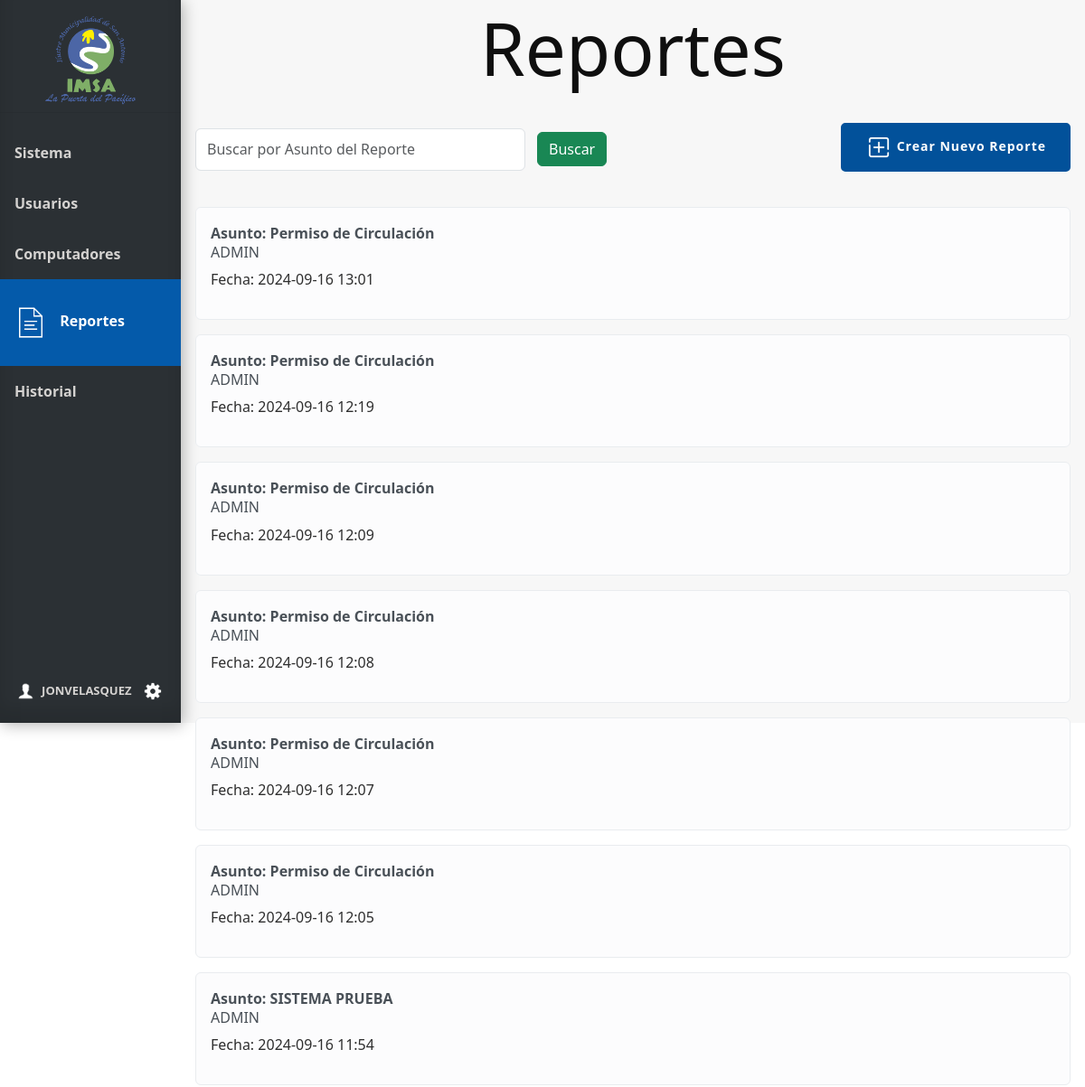
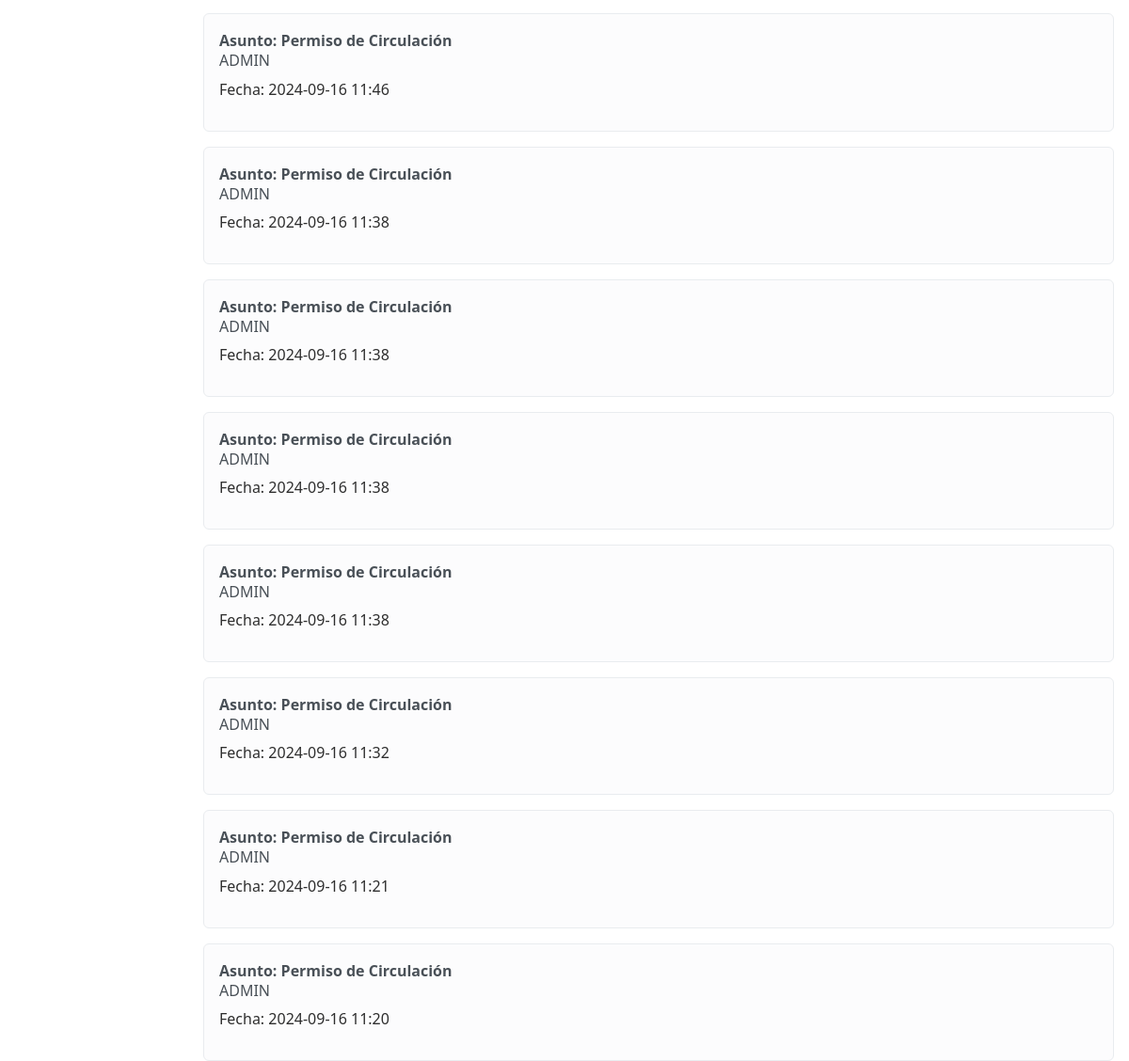
The app's page /reportes (signed in), older data (2 pictures, top to bottom).
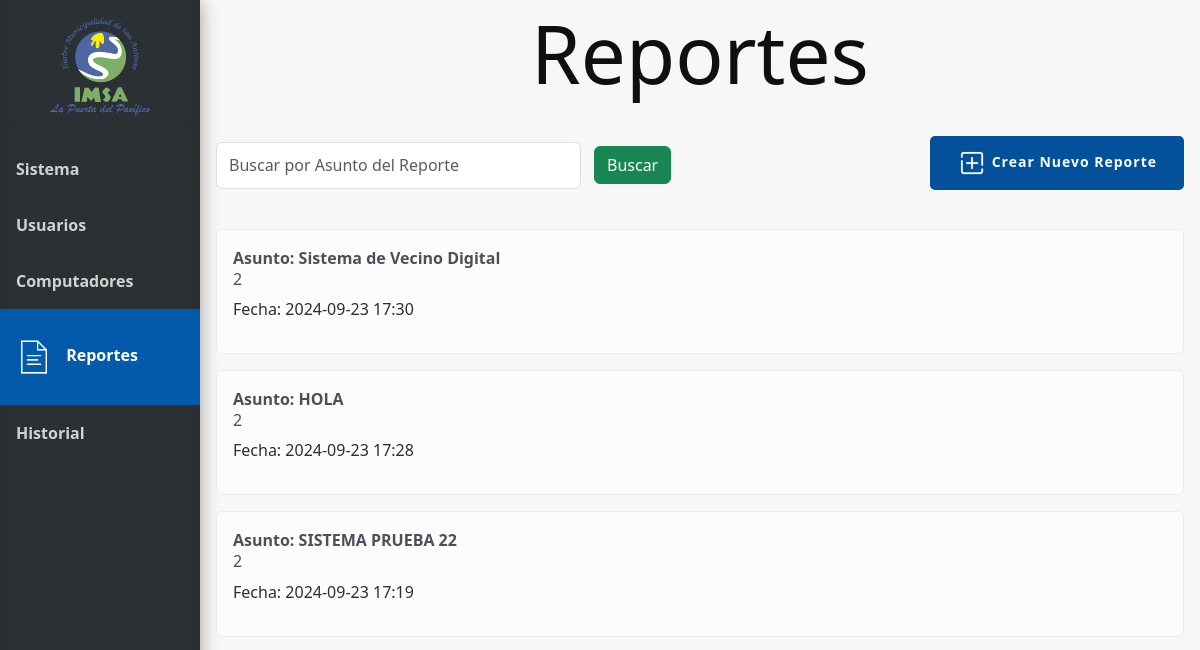
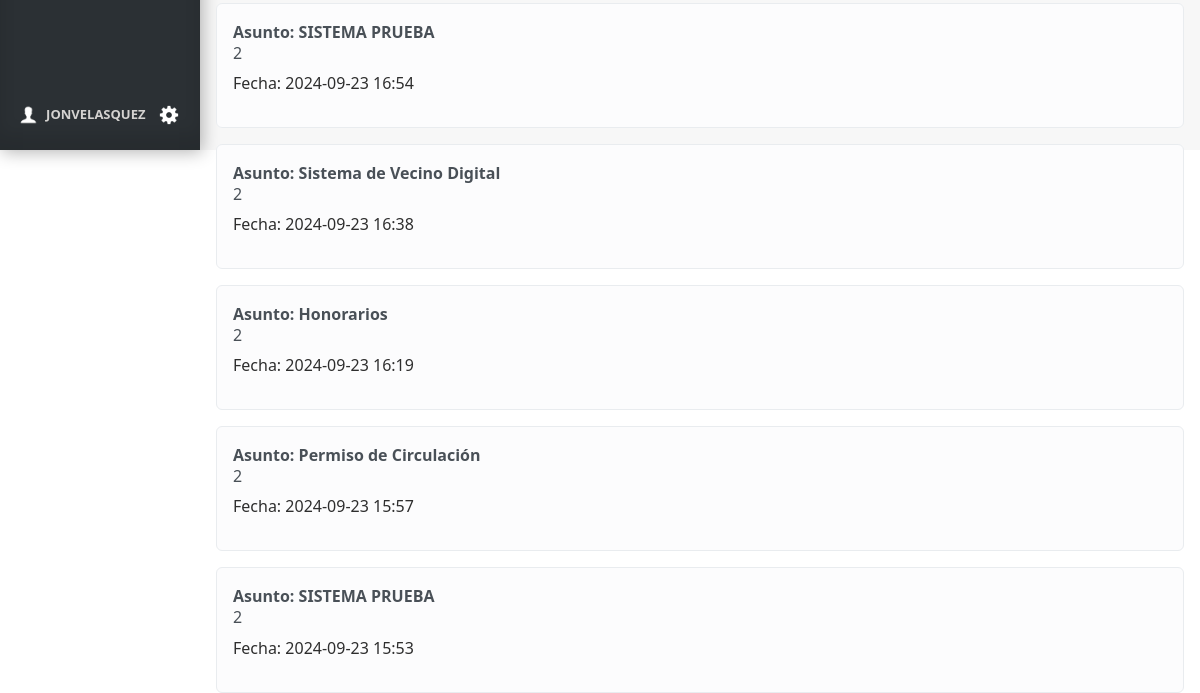
The same page, newer data (2 pictures, top to bottom).
### tables this page shows
CREATE TABLE Reportes (
    id_reporte INTEGER PRIMARY KEY AUTOINCREMENT,
    usuario_id INTEGER,
    asunto VARCHAR(100) NOT NULL,
    descripcion VARCHAR(300) NOT NULL,
    fecha TIMESTAMP DEFAULT CURRENT_TIMESTAMP,
    fecha_solucion TIMESTAMP,
    archivo VARCHAR,
    FOREIGN KEY (usuario_id) REFERENCES Usuario(Id_usuario)
);

### app.py (the view)
@app.route('/reportes', methods=['GET', 'POST'])
@login_required
def reportes():
    conn = get_db_connection()
    search = request.args.get('search')
    if search:
        query = f"SELECT * FROM Reportes WHERE asunto LIKE ? OR usuario_id LIKE ? ORDER BY fecha DESC"
        reportes = conn.execute(query, ('%' + search + '%', '%' + search + '%')).fetchall()
    else:
        reportes = conn.execute("SELECT * FROM Reportes ORDER BY fecha DESC").fetchall()
    conn.close()
    return render_template('reportes.html', reportes=reportes,  user=current_user)

### app.py (called while the page is built)
@login_manager.user_loader
def load_user(user_id):
    return Usuario.get_by_id(user_id)

def get_db_connection():
    conn = sqlite3.connect('database.db')
    conn.row_factory = sqlite3.Row
    return conn

### model.py (called while the page is built)
def get_db_connection():
    conn = sqlite3.connect('database.db')
    conn.row_factory = sqlite3.Row
    return conn

    @staticmethod
    def get_by_id(id_usuario):
        conn = get_db_connection()
        user_data = conn.execute('SELECT * FROM Usuario WHERE Id_usuario = ?', (id_usuario,)).fetchone()
        conn.close()
        if user_data:
            return Usuario(user_data['Id_usuario'], user_data['Nombre_user'], user_data['Email'], user_data['psw'])
        return None

### templates/reportes.html (shortened to what this page needs)
{% extends 'base.html' %}
{% block head %}
<link rel="stylesheet" href="{{ url_for('static', filename='css/style_reportes.css') }}">
{% endblock %}
{% block content %}
<h1 class="block-effect" style="--td:0.3s">
    <div class="block-reveal" style="--bc: #2b3034; --d: 0.5s">Reportes</div>
</h1>
<div class="head">
    <div class="filtros">
        <form method="get" action="{{ url_for('reportes') }}" id="filtro-form">
            <div class="filtro">
                <input class="form-control me-2" type="search" name="search"
                    placeholder="Buscar por Asunto del Reporte" aria-label="Search"
                    value="{{ request.args.get('search', '') }}">
                <button class="btn btn-success" type="submit">Buscar</button>
            </div>
        </form>
    </div>
    <div class="Botones_Reportes">
        <div class="reporte_2">
            <a href="{{ url_for('reporte_2') }}" class="button_slide slide_left">
                <img id="agregar" src="{{ url_for('static', filename='img/icon-agregar.png') }}" alt="icon-agregar"
                    width="30px">
                <b>Crear Nuevo Reporte</b>
            </a>
        </div>
    </div>
</div>
{% if reportes %}
<div class="mt-3">
    {% for reporte in reportes %}
    <div class="alert alert-light d-flex justify-content-between align-items-center" role="alert">
        <div class="listReport">
            <strong> <a href="{{ url_for('ver_reporte', id_reporte=reporte['id_reporte']) }}"  id="verReporte">Asunto: {{ reporte['asunto'] }}</a></strong>
            <h6>{{ reporte['usuario_id'] }}</h6>
            <p>Fecha: {{ reporte['fecha'] }} </p>
        </div>
    </div>
    {% endfor %}
</div>
{% else %}
<div class="alert alert-danger" role="alert">
    No existen reportes.
</div>
{% endif %}
{% endblock %}

Row changes from the older to the newer data that the page shows:
removed Reportes: asunto "Permiso de Circulación", usuario_id "ADMIN", fecha "2024-09-16 13:01"
removed Reportes: asunto "Permiso de Circulación", usuario_id "ADMIN", fecha "2024-09-16 12:19"
removed Reportes: asunto "Permiso de Circulación", usuario_id "ADMIN", fecha "2024-09-16 12:09"
removed Reportes: asunto "Permiso de Circulación", usuario_id "ADMIN", fecha "2024-09-16 12:08"
removed Reportes: asunto "Permiso de Circulación", usuario_id "ADMIN", fecha "2024-09-16 12:07"
removed Reportes: asunto "Permiso de Circulación", usuario_id "ADMIN", fecha "2024-09-16 12:05"
removed Reportes: asunto "SISTEMA PRUEBA", usuario_id "ADMIN", fecha "2024-09-16 11:54"
changed Reportes (number 1 of 8 on the later page): asunto "Permiso de Circulación" → "Sistema de Vecino Digital"; usuario_id "ADMIN" → "2"; fecha "2024-09-16 11:46" → "2024-09-23 17:30"
changed Reportes: asunto "Permiso de Circulación" → "HOLA"; usuario_id "ADMIN" → "2"; fecha "2024-09-16 11:38" → "2024-09-23 17:28"; moves up the list
changed Reportes: asunto "Permiso de Circulación" → "SISTEMA PRUEBA 22"; usuario_id "ADMIN" → "2"; fecha "2024-09-16 11:38" → "2024-09-23 17:19"; moves up the list
changed Reportes (number 4 of 8 on the later page): asunto "Permiso de Circulación" → "SISTEMA PRUEBA"; usuario_id "ADMIN" → "2"; fecha "2024-09-16 11:38" → "2024-09-23 16:54"; moves down the list
changed Reportes (number 5 of 8 on the later page): asunto "Permiso de Circulación" → "Sistema de Vecino Digital"; usuario_id "ADMIN" → "2"; fecha "2024-09-16 11:38" → "2024-09-23 16:38"
changed Reportes: asunto "Permiso de Circulación" → "Honorarios"; usuario_id "ADMIN" → "2"; fecha "2024-09-16 11:32" → "2024-09-23 16:19"
changed Reportes "Permiso de Circulación": usuario_id "ADMIN" → "2"; fecha "2024-09-16 11:21" → "2024-09-23 15:57"
changed Reportes (number 8 of 8 on the later page): asunto "Permiso de Circulación" → "SISTEMA PRUEBA"; usuario_id "ADMIN" → "2"; fecha "2024-09-16 11:20" → "2024-09-23 15:53"
